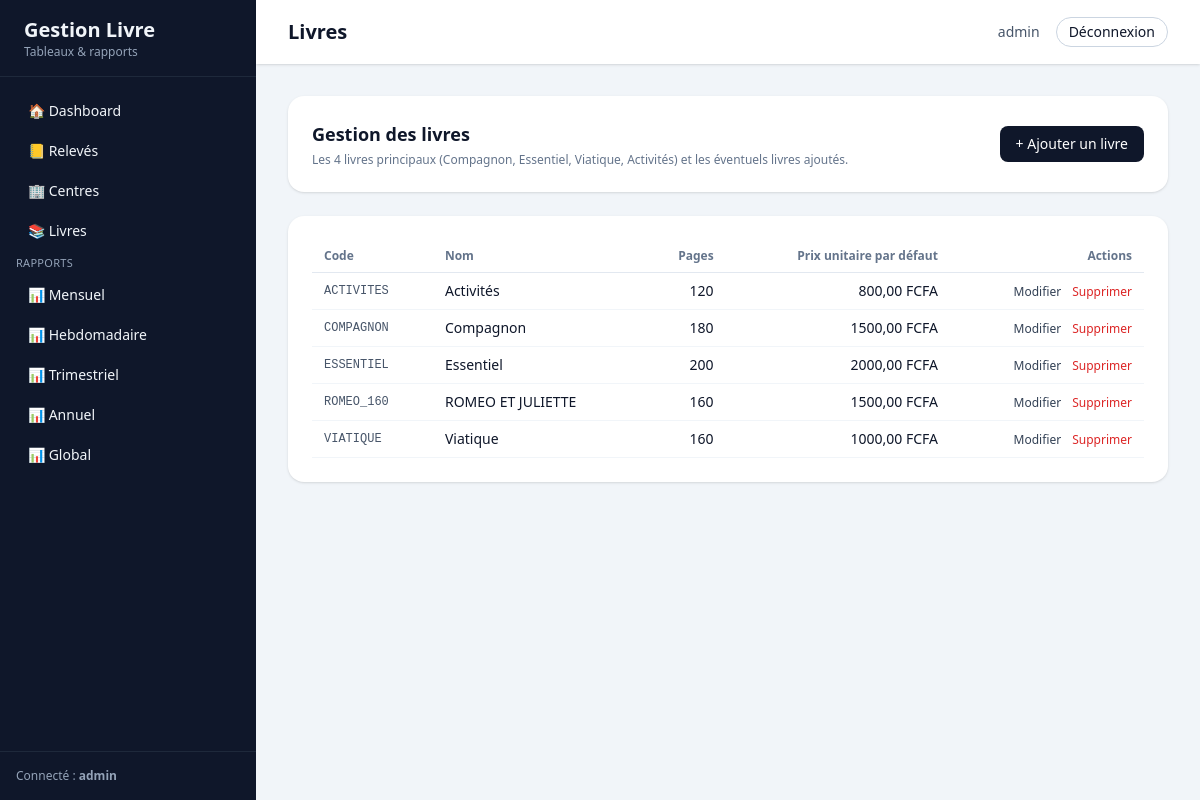
/livres/ (signed in), run on an earlier commit of the app's database.
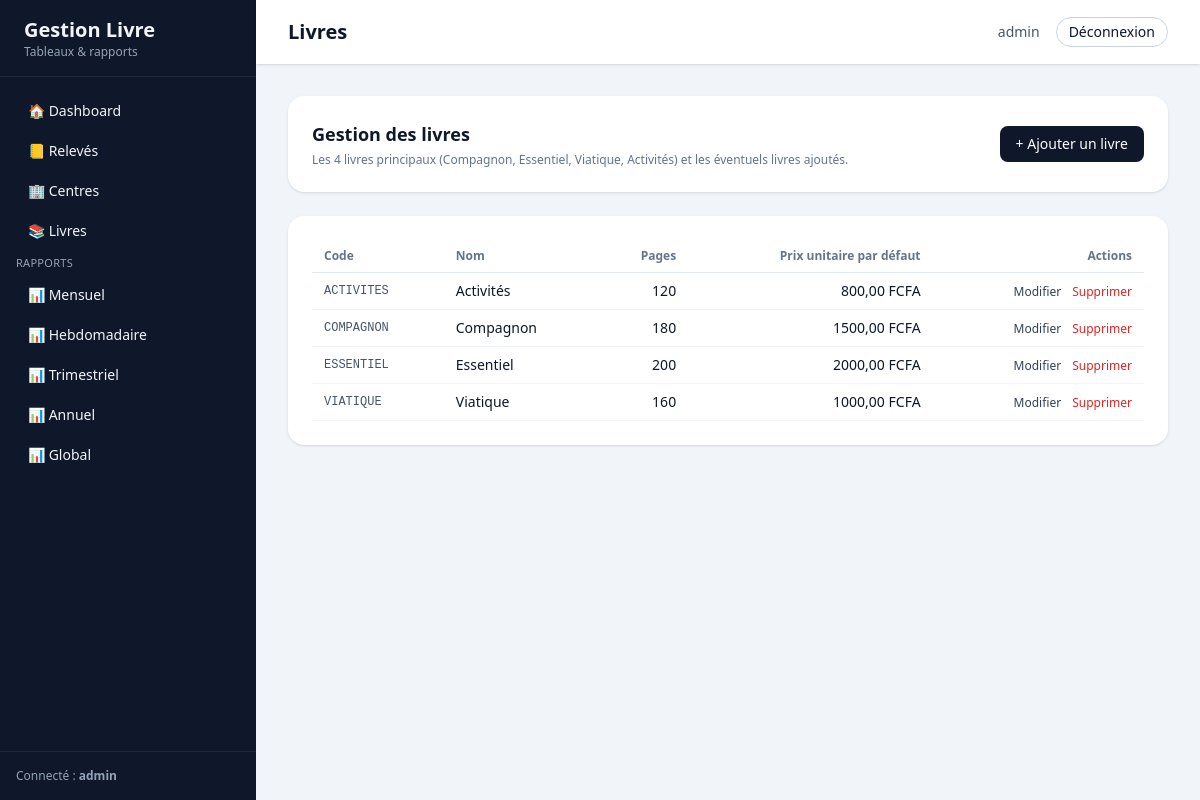
And on a later commit of the database.
### gestion/models.py (models this page shows, shortened)
class Livre(models.Model):
    code = models.CharField(
        max_length=50,
        unique=True,
        help_text="Ex: COMPAGNON_180"
    )
    nom = models.CharField(
        max_length=100,
        help_text="Ex: Compagnon"
    )
    pages = models.PositiveIntegerField(default=0)
    prix_unitaire_defaut = models.DecimalField(
        max_digits=10,
        decimal_places=2,
        help_text="Prix par défaut (peut être modifié par centre/période)."
    )

### gestion/views.py (the view)
# urls.py: path("livres/", livre_list, name="livre_list"),
@login_required
@admin_required
def livre_list(request):
    livres = Livre.objects.all().order_by("nom")
    context = {
        "livres": livres,
    }
    return render(request, "gestion/livre_list.html", context)

### gestion/views.py (called while the page is built)
def admin_required(view_func):
    @wraps(view_func)
    def _wrapped(request, *args, **kwargs):
        user = request.user
        if not user.is_authenticated:
            raise PermissionDenied
        if getattr(user, "is_superuser", False):
            return view_func(request, *args, **kwargs)
        if hasattr(user, "is_admin") and user.is_admin():
            return view_func(request, *args, **kwargs)
        raise PermissionDenied
    return _wrapped

### templates/gestion/livre_list.html (shortened to what this page needs)
{% extends "base.html" %}
{% block header_title %}Livres{% endblock %}
{% block content %}
<div class="space-y-6">
  <div class="bg-white rounded-2xl shadow p-4 md:p-6 flex flex-col md:flex-row md:items-center md:justify-between gap-4">
    <div>
      <h1 class="text-lg font-semibold">Gestion des livres</h1>
      <p class="text-xs text-slate-500 mt-1">
        Les 4 livres principaux (Compagnon, Essentiel, Viatique, Activités) et les éventuels livres ajoutés.
      </p>
    </div>
    <div>
      <a href="{% url 'livre_create' %}"
         class="inline-flex items-center rounded-lg bg-slate-900 text-white px-4 py-2 text-sm font-medium hover:bg-slate-800">
        + Ajouter un livre
      </a>
    </div>
  </div>
  <div class="bg-white rounded-2xl shadow p-4 md:p-6 overflow-x-auto">
    <table class="min-w-full text-sm">
      <thead>
        <tr class="border-b border-slate-200 text-xs text-slate-500">
          <th class="py-2 px-3 text-left">Code</th>
          <th class="py-2 px-3 text-left">Nom</th>
          <th class="py-2 px-3 text-right">Pages</th>
          <th class="py-2 px-3 text-right">Prix unitaire par défaut</th>
          <th class="py-2 px-3 text-right">Actions</th>
        </tr>
      </thead>
      <tbody>
        {% if livres %}
          {% for livre in livres %}
            <tr class="border-b border-slate-100 hover:bg-slate-50">
              <td class="py-2 px-3 font-mono text-xs text-slate-600">
                {{ livre.code }}
              </td>
              <td class="py-2 px-3">
                {{ livre.nom }}
              </td>
              <td class="py-2 px-3 text-right">
                {{ livre.pages }}
              </td>
              <td class="py-2 px-3 text-right">
                {{ livre.prix_unitaire_defaut }} FCFA
              </td>
              <td class="py-2 px-3 text-right space-x-2">
                <a href="{% url 'livre_update' livre.pk %}"
                   class="text-xs text-slate-700 hover:underline">
                  Modifier
                </a>
                <a href="{% url 'livre_delete' livre.pk %}"
                   class="text-xs text-red-600 hover:underline">
                  Supprimer
                </a>
              </td>
            </tr>
          {% endfor %}
        {% else %}
          <tr>
            <td colspan="5" class="py-4 px-3 text-center text-slate-500">
              Aucun livre enregistré.
            </td>
          </tr>
        {% endif %}
      </tbody>
    </table>
  </div>
</div>
{% endblock %}

What changed in the data, as far as the page shows it:
removed Livre: code "ROMEO_160", nom "ROMEO ET JULIETTE", pages "160", prix_unitaire_defaut "1500,00"
